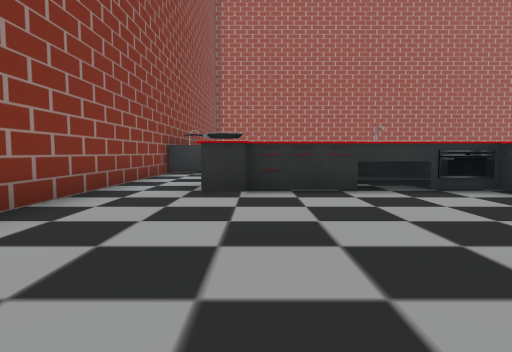
view 1 (above)

24 first-person views from a walk through a Unity game level. The camera is 1.2 m above the floor, tilts 4° down and sees 75° across. The floor is counted in squares, 2 m on a side. Each view is taken from the middle of a square. On the plan, view 1 faces up. The plan holds only what a view shows up to about 10 squares ahead; the rest is blank. The player character is not drawn. Some surface patterns are stand-ins.

view 2
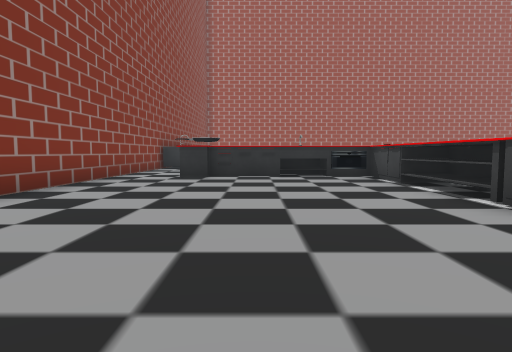

view 3
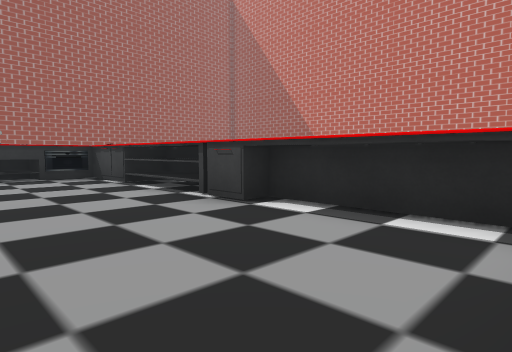

view 4
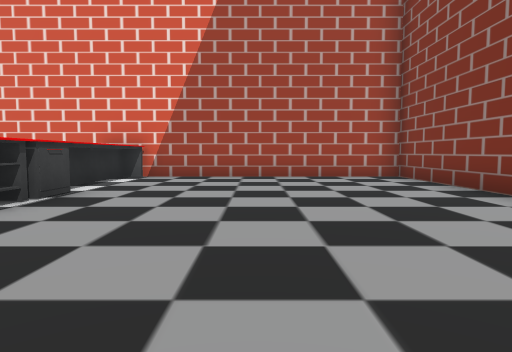

view 5
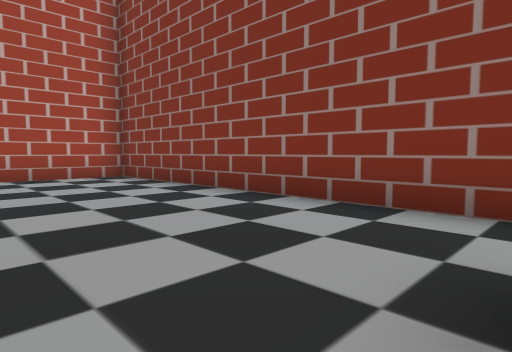

view 6
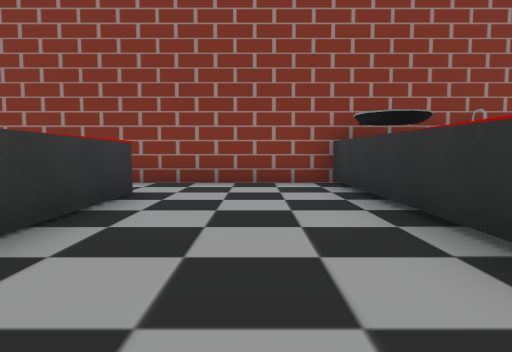

view 7
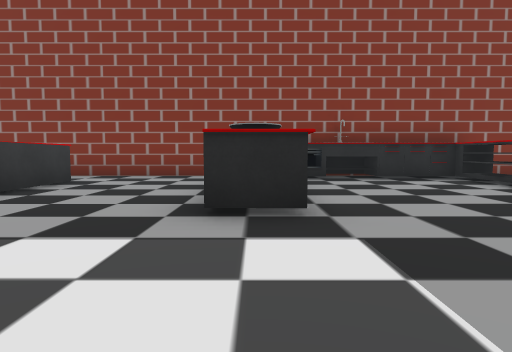

view 8
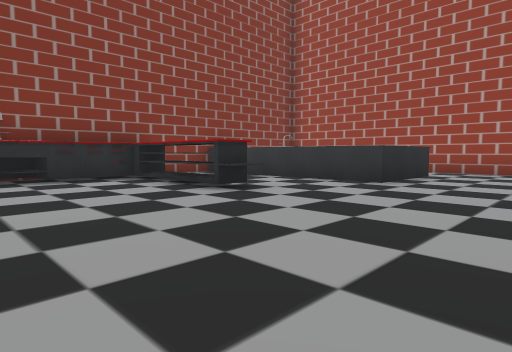

view 9
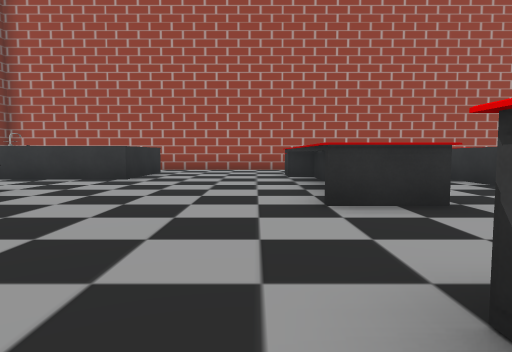

view 10
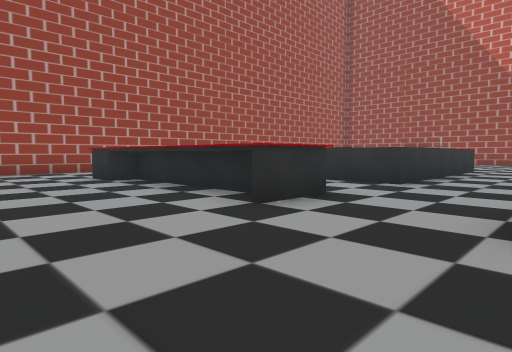

view 11
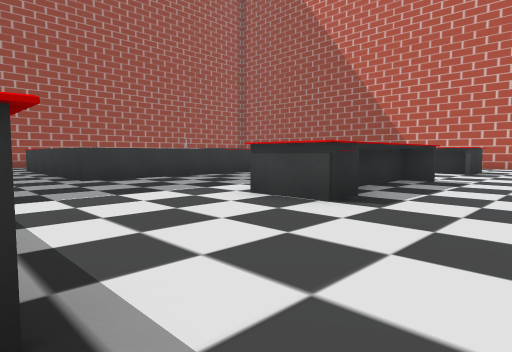

view 12
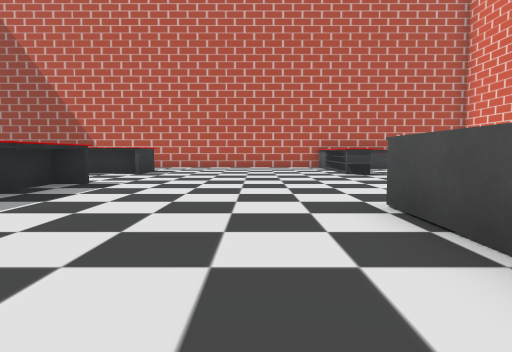

view 13
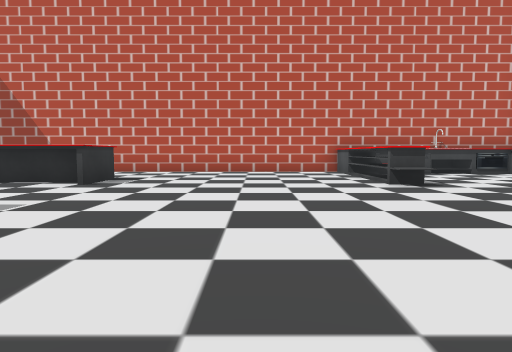

view 14
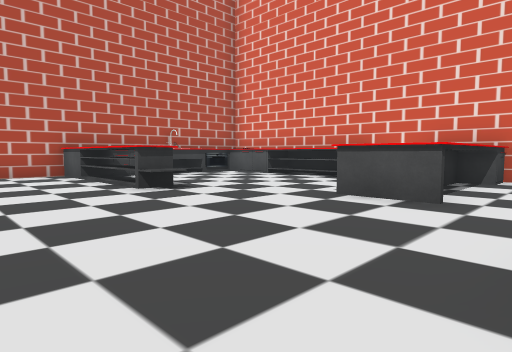

view 15
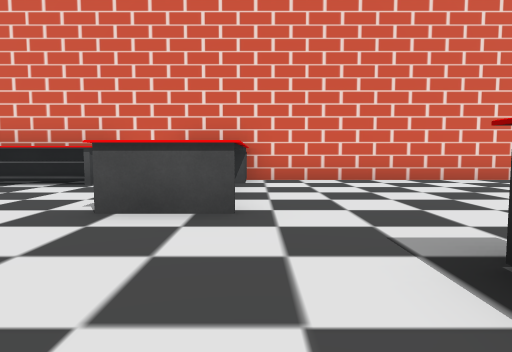

view 16
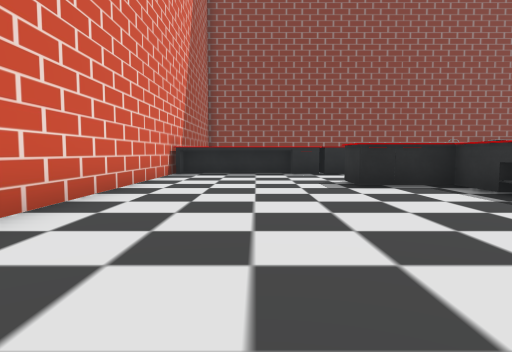

view 17
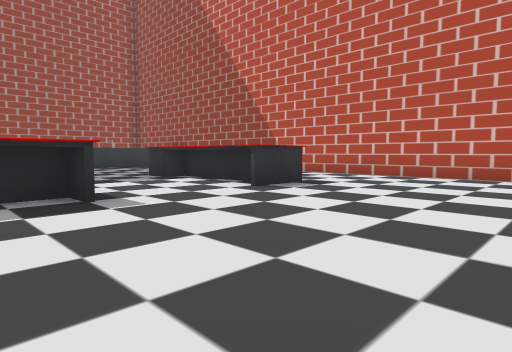

view 18
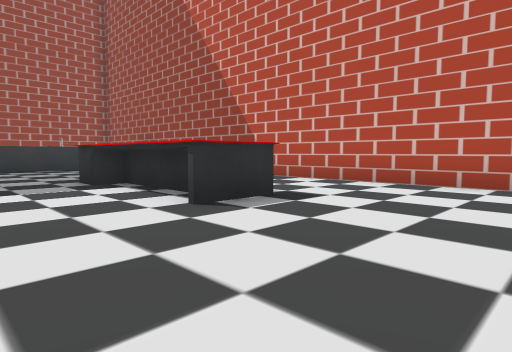

view 19
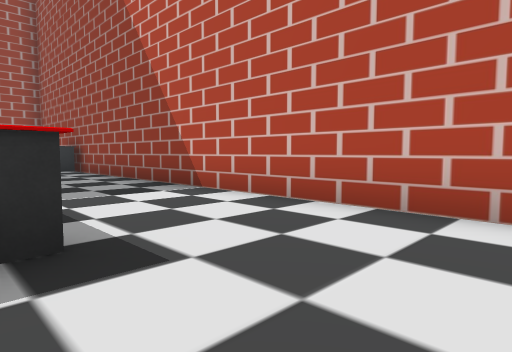

view 20
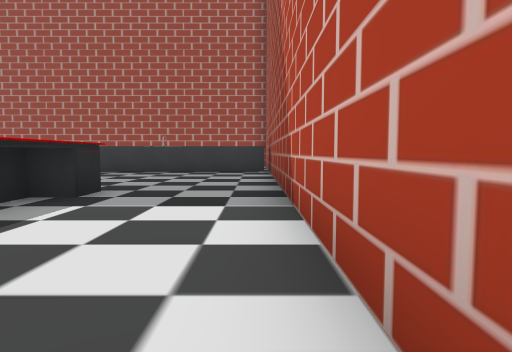

view 21
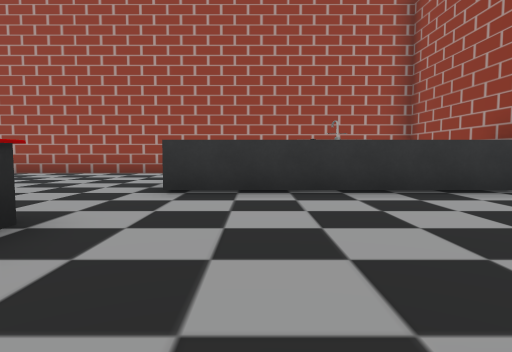

view 22
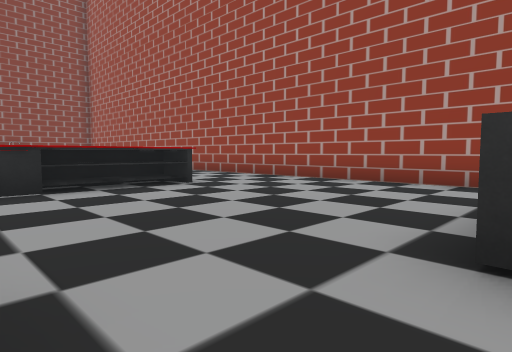

view 23
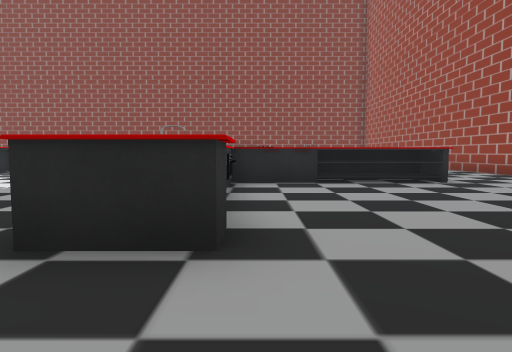

view 24
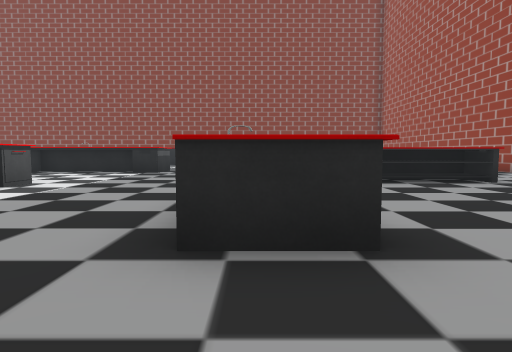

### Floor plan
Key: @ floor where view 1 was taken; # wall or solid block; . floor; ^ raised ledge; E oven.
Columns run from 3 left of view 1 to 23 right of it. Each row starts with its distance up from view 1.
 22       ##############
 21       ..............
 20       ^.... ........
 19       ^...^   ^.....
 18   ^^^^^...^  .^.....      #
 17 #  .......^  .^.....#######
 16 #   ......^^..^...........#
 15  ####^....^^..^E..........#
 14  #........^^..^^^^^^......#
 13  #........................#
 12  #....................^...#
 11  #E.......^^..........^...#
 10 ######.... ^.....  ...^...#
  9 #........  ^...^^^^...^...#
  8 #.......   ^..............#
  7 #......    ^..............#
  6 #.######   ...............#
  5 #.##..E#    ..............#
  4 #......#     .............#
  3 #......#.  #####..........#
  2 #......#.  #.........^^^^^#
  1 #......#..##.............^#
  0 #..@...#..........^......^#
 -1 #......#..........^......^
 -2 #......#..........^ ^^^^E^
 -3 #......#..........^ ^^^^
 -4 ####################

Where each view was taken, in squares from view 1:
view 1: 0 up, 0 right, facing up
view 2: 3 down, 1 right, facing up
view 3: 3 down, 1 right, facing up-right
view 4: 5 up, 1 right, facing down
view 5: 5 up, 1 right, facing down-left
view 6: 8 up, 4 right, facing left
view 7: 10 up, 6 right, facing left
view 8: 11 up, 6 right, facing up-left
view 9: 10 up, 6 right, facing up
view 10: 11 up, 4 right, facing up-right
view 11: 6 up, 8 right, facing up-right
view 12: 5 up, 9 right, facing right
view 13: 5 up, 12 right, facing right
view 14: 5 up, 13 right, facing down-right
view 15: 4 up, 14 right, facing down
view 16: 1 down, 14 right, facing left
view 17: 4 up, 14 right, facing up-right
view 18: 5 up, 16 right, facing up-right
view 19: 6 up, 19 right, facing up-right
view 20: 7 up, 22 right, facing up
view 21: 12 up, 18 right, facing up
view 22: 15 up, 17 right, facing up-left
view 23: 15 up, 18 right, facing left
view 24: 14 up, 18 right, facing left
